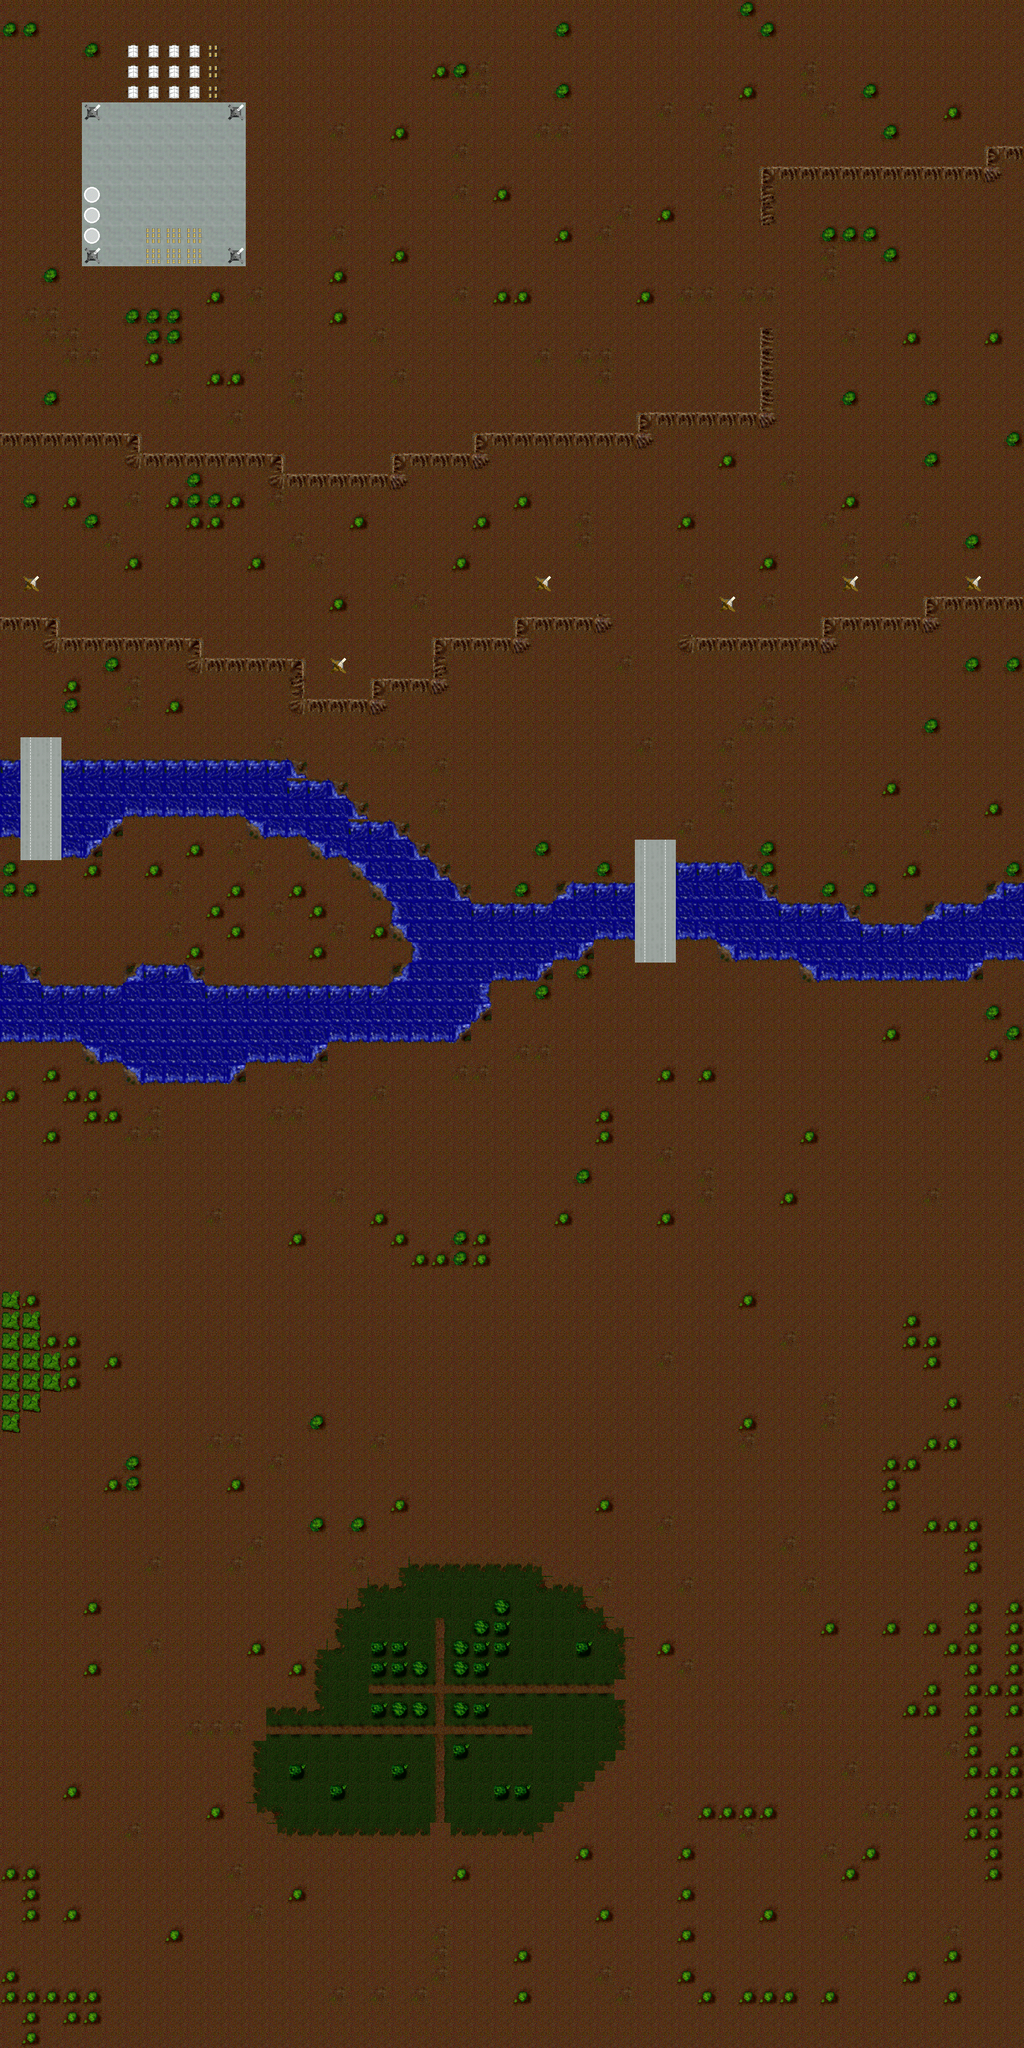

A 2D game scene composited from a Tiled map and its tileset images. What follows is a short description and the map's XML, with each tile layer's data collapsed to a summary:
An orthogonal 50x100 tile map with 40x40 px tiles, 3 tile layers (landscape_tiles, enemy_tiles, destruction_tiles), 2 tilesets.

<map version="1.0" tiledversion="1.1.5" orientation="orthogonal" renderorder="right-down" width="50" height="100" tilewidth="40" tileheight="40" infinite="0" nextobjectid="1">
 <tileset firstgid="1" name="enemy_tiles" tilewidth="40" tileheight="40" tilecount="8" columns="8">
  <image source="../tilesets/enemy_tiles.png" width="320" height="40" />
 </tileset>
 <tileset firstgid="9" name="landscape_tiles" tilewidth="40" tileheight="40" tilecount="104" columns="8">
  <image source="../tilesets/landscape_tiles.png" width="320" height="520" />
 </tileset>
 <layer name="landscape_tiles" width="50" height="100">
  <data>[5000 cells, 5000 non-empty, 46 distinct tile ids]</data>
 </layer>
 <layer name="enemy_tiles" width="50" height="100">
  <data>[5000 cells, 10 non-empty, 2 distinct tile ids]</data>
 </layer>
 <layer name="destruction_tiles" width="50" height="100">
  <data>[5000 cells, 0 non-empty, 0 distinct tile ids]</data>
 </layer>
</map>
